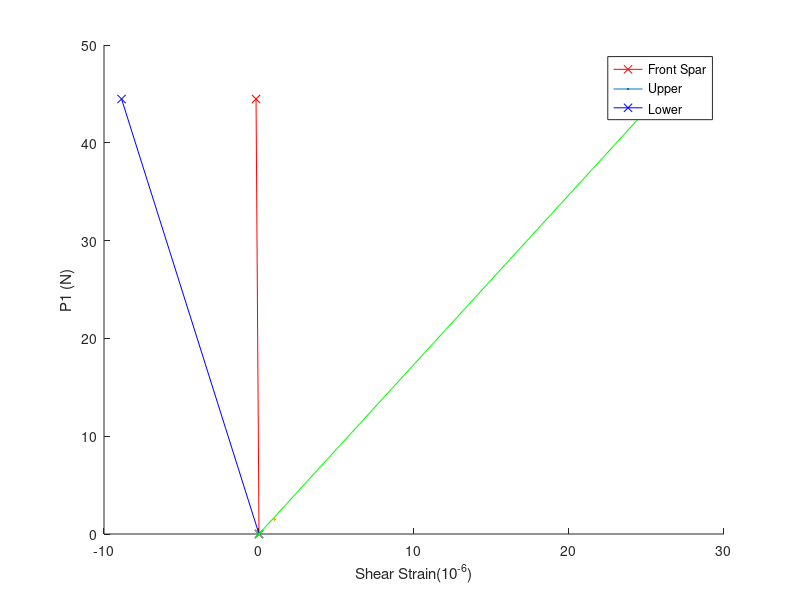
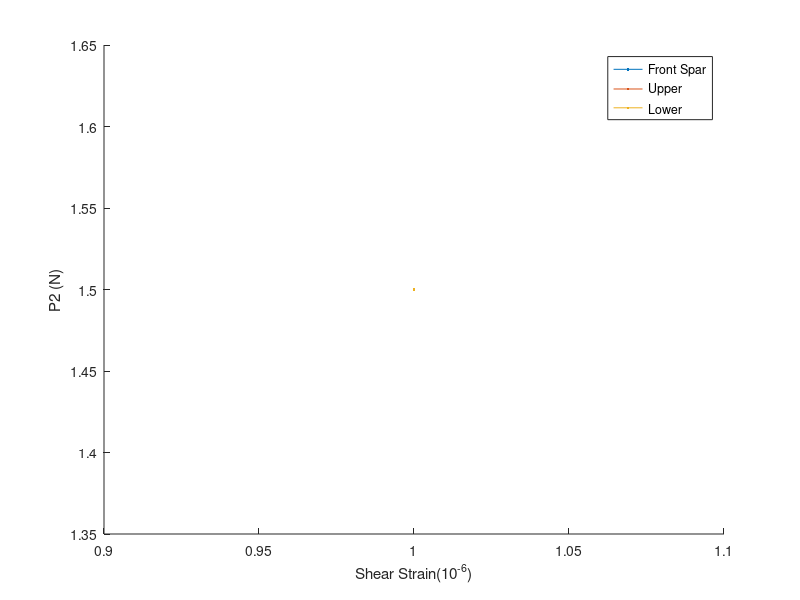

Reproduce these figures in MATLAB, in order. (Note: this script raises an error after producing the figures.)
clear
clc

%% 1) Loading front spar---------------------------

P1 =[0 10].*4.448; % load in pounds converted to newtons, might need to change during lab because not exact
L = (17.4 + 286.66)/1000; % distance between front and rear spar
theta = 45; % angle between strain gauge


% 1.1) strain front spar C,D,E
gx_fs1  = [0 4.274]; 
gn_fs1 = [0 0.064];
gy_fs1 = [0 -3.955];

%Shear strain front spar
gxy_fs1 = (gn_fs1 - gx_fs1.*cosd(theta)^2 - gy_fs1.*sind(theta)^2)/(sind(theta)*cosd(theta)); 

% 1.2) strain upper surface F,G,H
gx_u2  = [0 -4.083]; 
gn_u2 = [0 -11.419];
gy_u2 = [0 -9.888];

%Shear strain Upper
gxy_u1 = (gn_u2 - gx_u2.*cosd(theta)^2 - gy_u2.*sind(theta)^2)/(sind(theta)*cosd(theta)); 

% 1.3) strain lower surface I,J,K
gx_l2  = [0 10.080]; 
gn_l2 = [0 20.797];
gy_l2 = [0 5.869];

%Shear strain Lower
gxy_l1 = (gn_l2 - gx_l2.*cosd(theta)^2 - gy_l2.*sind(theta)^2)/(sind(theta)*cosd(theta)); 

figure
hold on
plot(gxy_fs1,P1,'r-x',LineWidth=1.5)
plot(gxy_u1,P1,'b-x',LineWidth=1.5)
plot(gxy_l1,P1,'g-x',LineWidth=1.5)
hold off
xlabel('Shear Strain(10^{-6})')
ylabel('P1 (N)')
legend('Front Spar','Upper','Lower')


%% 2)  Loading rear spar -------------------------------

P2 =[].*4.448; % load in pounds converted to newtons, might need to change during lab because not exact

% 2.1) strain front spar 
gn_fs2  = []; 
gx_fs2 = [];
gy_fs2 = [];

%Shear strain front spar
gxy_fs2 = (gn_fs2 - gx_fs2.*cosd(theta)^2 - gy_fs2.*sind(theta)^2)/(sind(theta)*cosd(theta)); 

% 2.2) strain upper surface
gn_u2  = []; 
gx_u2 = [];
gy_u2 = [];

%Shear strain Upper
gxy_u2 = (gn_u2 - gx_u2.*cosd(theta)^2 - gy_u2.*sind(theta)^2)/(sind(theta)*cosd(theta)); 

% 2.3) strain lower surface
gn_l2  = []; 
gx_l2 = [];
gy_l2 = [];

%Shear strain Lower
gxy_l2 = (gn_l2 - gx_l2.*cosd(theta)^2 - gy_l2.*sind(theta)^2)/(sind(theta)*cosd(theta)); 

figure
hold on
plot(gxy_fs2,P2,'r-x',LineWidth=1.5)
plot(gxy_u2,P2,'b-x',LineWidth=1.5)
plot(gxy_l2,P2,'g-x',LineWidth=1.5)
hold off
xlabel('Shear Strain(10^{-6})')
ylabel('P2 (N)')
legend('Front Spar','Upper','Lower')


%% Shear strain due to Torque(Superposition) at each strain gauge positin

gxy_fs = gxy_fs2 - gxy_fs1; % Front spar
gxy_u = gxy_u2 - gxy_u1; % Upper surface
gxy_l = gxy_l2 - gxy_l1; % Lower surface

figure
plot(gxy_fs,P1.*L,'r',LineStyle=1.5)
xlabel('Shear Strain')
ylabel('Torque(Nm)')
legend('Front Spar')

figure
plot(gxy_u,P1.*L,'b',LineStyle=1.5)
xlabel('Shear Strain')
ylabel('Torque(Nm)')
legend('Upper Surface')

figure
plot(gxy_l,P1.*L,'g',LineStyle=1.5)
xlabel('Shear Strain')
ylabel('Torque(Nm)')
legend('Lower Surface')
